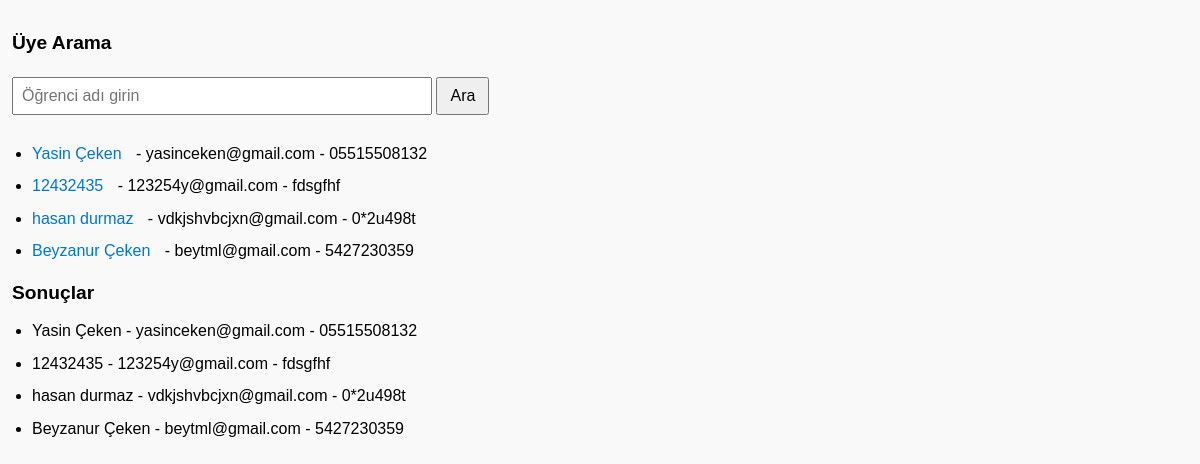
/search_members, run on the app's committed database.
### tables this page shows
CREATE TABLE members (
    id INTEGER PRIMARY KEY AUTOINCREMENT,
    name TEXT NOT NULL,
    email TEXT,
    phone TEXT,
    join_date TEXT
, birth_date TEXT, height REAL, weight REAL, belt_level TEXT, weight_category TEXT, parent_name TEXT, parent_phone TEXT, parent_email TEXT, registration_date TEXT, trainer_id INTEGER);

### app.py (the view)
@app.route('/search_members', methods=['GET'])
def search_members():
    query = request.args.get('q', '')
    conn = get_db_connection()
    members = conn.execute('SELECT * FROM members WHERE name LIKE ?', ('%' + query + '%',)).fetchall()
    conn.close()
    return render_template('search_members.html', members=members, query=query)

### app.py (called while the page is built)
def get_db_connection():
    conn = sqlite3.connect('database.db')
    conn.row_factory = sqlite3.Row
    return conn

### templates/search_members.html (shortened to what this page needs)
<!DOCTYPE html>
<html>
<head>
</head>
<body>
    <h1>Üye Arama</h1>
    <form method="GET" action="/search_members">
    <input type="text" name="query" placeholder="Öğrenci adı girin">
    <button type="submit">Ara</button>
</form>
<ul>
    {% for member in members %}
        <li>
            <a href="/member/{{ member['id'] }}">{{ member['name'] }}</a> - {{ member['email'] }} - {{ member['phone'] }}
        </li>
    {% endfor %}
</ul>
    <h2>Sonuçlar</h2>
    <ul>
        {% for member in members %}
            <li>{{ member['name'] }} - {{ member['email'] }} - {{ member['phone'] }}</li>
        {% endfor %}
    </ul>
</body>
</html>

### templates/search_members.html (style rules this page uses)
body { font-family: sans-serif; padding: 12px; margin: 0; background-color: #f9f9f9; }
h1, h2, h3 { font-size: 1.2em; margin-top: 20px; }
ul { padding-left: 20px; }
li { margin-bottom: 10px; line-height: 1.4; }
a { display: inline-block; margin-right: 10px; color: #0077cc; text-decoration: none; }
button { padding: 8px 12px; font-size: 1em; margin-top: 10px; }
input, textarea, select { width: 100%; max-width: 400px; padding: 8px; margin-bottom: 12px; font-size: 1em; }

### data on the page
members: name "Yasin Çeken", email "yasinceken@gmail.com", phone "05515508132"
members: name "12432435", email "123254y@gmail.com", phone "fdsgfhf"
members: name "hasan durmaz", email "vdkjshvbcjxn@gmail.com", phone "0*2u498t"
members: name "Beyzanur Çeken", email "beytml@gmail.com", phone "5427230359"
